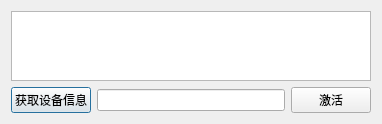
<?xml version="1.0" encoding="UTF-8"?>
<ui version="4.0">
 <class>RegistryDialog</class>
 <widget class="QDialog" name="RegistryDialog">
  <property name="geometry">
   <rect>
    <x>0</x>
    <y>0</y>
    <width>382</width>
    <height>118</height>
   </rect>
  </property>
  <property name="windowTitle">
   <string>请先激活</string>
  </property>
  <layout class="QGridLayout" name="gridLayout">
   <item row="0" column="0" colspan="3">
    <widget class="QTextEdit" name="textEdit">
     <property name="readOnly">
      <bool>false</bool>
     </property>
    </widget>
   </item>
   <item row="1" column="0">
    <widget class="QPushButton" name="getInfoBtn">
     <property name="text">
      <string>获取设备信息</string>
     </property>
    </widget>
   </item>
   <item row="1" column="1">
    <widget class="QLineEdit" name="lineEdit">
     <property name="readOnly">
      <bool>false</bool>
     </property>
    </widget>
   </item>
   <item row="1" column="2">
    <widget class="QPushButton" name="activeBtn">
     <property name="text">
      <string>激活</string>
     </property>
    </widget>
   </item>
  </layout>
 </widget>
 <resources/>
 <connections/>
</ui>
